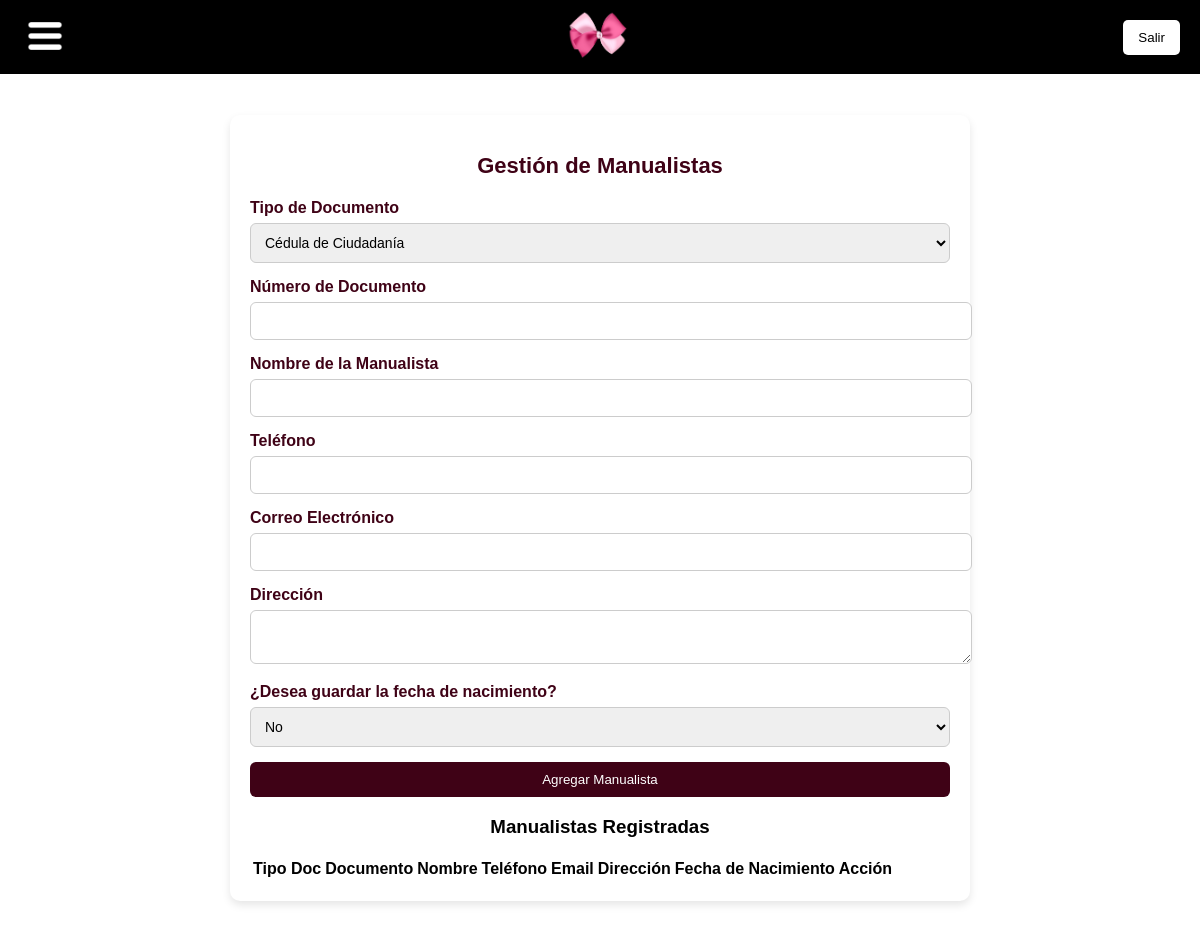
The page /manualistas/ on the database as committed earlier.
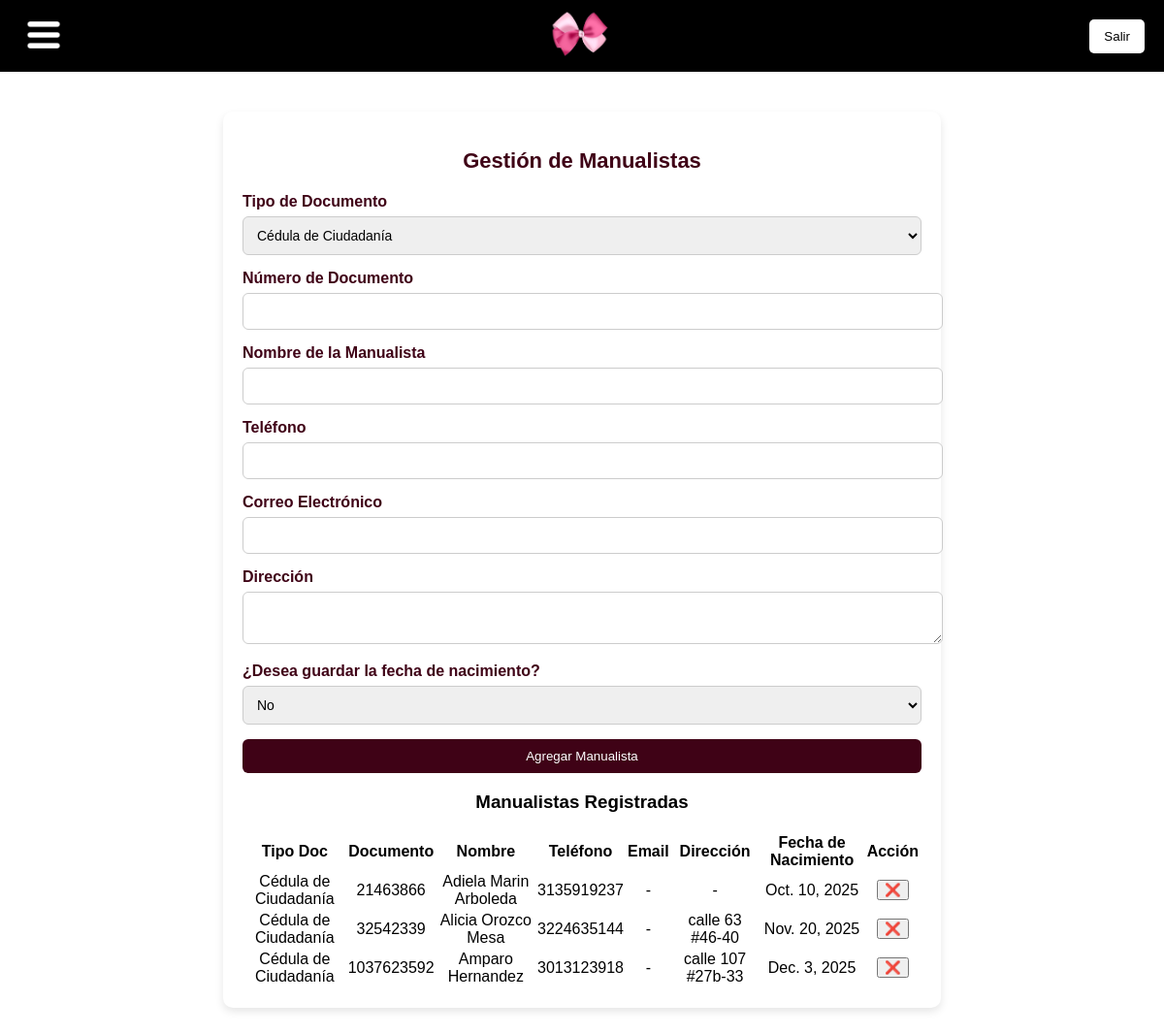
The same page on the database as committed later.
### app_alejandra/models.py (models this page shows, shortened)
class Manualista(models.Model):
    TIPOS_DOCUMENTO = [
        ('CC', 'Cédula de Ciudadanía'),
        ('NIT', 'Número de Identificación Tributaria'),
        ('CE', 'Cédula de Extranjería'),
        ('PAS', 'Pasaporte'),
    ]
    tipo_documento = models.CharField(max_length=3, choices=TIPOS_DOCUMENTO, default='CC')
    documento = models.CharField(max_length=50, unique=True)
    nombre = models.CharField(max_length=200, unique=True)
    telefono = models.CharField(max_length=15, blank=True, null=True)
    email = models.EmailField(blank=True, null=True)
    direccion = models.TextField(blank=True, null=True)
    fecha_nacimiento = models.DateField(blank=True, null=True)  # Campo opcional

### app_alejandra/views.py (the view, shortened to what this page needs)
# urls.py: path('manualistas/', views.manualista_view, name='manualistas'),
def manualista_view(request):
    manualistas = Manualista.objects.all()
    return render(request, 'manualistas.html', {'manualistas': manualistas})

### app_alejandra/templates/manualistas.html (shortened to what this page needs)
{% extends "base.html" %}
{% block content %}
<div class="form-container">
    <h2>Gestión de Manualistas</h2>
    <form method="POST">
        <div class="form-group">
            <label for="tipo_documento">Tipo de Documento</label>
            <select name="tipo_documento" required>
                <option value="CC">Cédula de Ciudadanía</option>
            </select>
        </div>
        <div class="form-group">
            <label for="documento">Número de Documento</label>
            <input type="text" name="documento" required>
        </div>
        <div class="form-group">
            <label for="nombre">Nombre de la Manualista</label>
            <input type="text" name="nombre" required>
        </div>
        <div class="form-group">
            <label for="telefono">Teléfono</label>
            <input type="text" name="telefono">
        </div>
        <div class="form-group">
            <label for="email">Correo Electrónico</label>
            <input type="email" name="email">
        </div>
        <div class="form-group">
            <label for="direccion">Dirección</label>
            <textarea name="direccion"></textarea>
        </div>
        <div class="form-group">
            <label for="guardar_fecha">¿Desea guardar la fecha de nacimiento?</label>
            <select id="guardar_fecha" onchange="toggleFechaNacimiento()">
                <option value="no">No</option>
            </select>
        </div>
        <div class="form-group">
            <button type="submit">Agregar Manualista</button>
        </div>
    </form>
    <h3>Manualistas Registradas</h3>
    <table>
        <thead>
            <tr>
                <th>Tipo Doc</th>
                <th>Documento</th>
                <th>Nombre</th>
                <th>Teléfono</th>
                <th>Email</th>
                <th>Dirección</th>
                <th>Fecha de Nacimiento</th>
                <th>Acción</th>
            </tr>
        </thead>
        <tbody>
            {% for manualista in manualistas %}
            <tr>
                <td>{{ manualista.get_tipo_documento_display }}</td>
                <td>{{ manualista.documento }}</td>
                <td>{{ manualista.nombre }}</td>
                <td>{{ manualista.telefono|default:"-" }}</td>
                <td>{{ manualista.email|default:"-" }}</td>
                <td>{{ manualista.direccion|default:"-" }}</td>
                <td>{{ manualista.fecha_nacimiento|default:"No registrada" }}</td>
                <td>
                    <form method="POST" action="{% url 'eliminar_manualista' manualista.id %}">
                        <button type="submit" class="delete-btn">❌</button>
                    </form>
                </td>
            </tr>
            {% endfor %}
        </tbody>
    </table>
</div>
{% endblock %}

### app_alejandra/templates/base.html (shortened to what this page needs)
<!DOCTYPE html>
<html lang="es">
<head>
    {% load static %}
</head>
<body>
    <div class="navbar">
        <button id="menu-button" style="border: none; background: none; padding: 0; cursor: pointer;">
            <img src="{% static 'images/menu_icon.png' %}" alt="menu">
        </button>
        <div class="logo-center">
            <img src="{% static 'images/logo.png' %}" alt="logo">
        </div>
        <button class="btn-logout" onclick="location.href='{% url 'logout' %}'">Salir</button>
    </div>
    <div class="background">
        <div class="content">
            {% block content %}{% endblock %}
        </div>
    </div>
</body>
</html>

### app_alejandra/templates/manualistas.html (style rules this page uses)
.form-container { max-width: 700px; margin: 20px auto; padding: 20px; background-color: white; border-radius: 10px; box-shadow: 0 4px 8px rgba(0, 0, 0, 0.1); text-align: center; }
.form-container h2 { color: #3F0216; font-size: 22px; margin-bottom: 20px; }
.form-group { margin-bottom: 15px; text-align: left; }
.form-group label { font-weight: bold; color: #3F0216; display: block; margin-bottom: 6px; }
.form-group input, .form-group select, .form-group textarea { width: 100%; padding: 10px; font-size: 14px; border: 1px solid #ccc; border-radius: 6px; }
.form-group button { background-color: #3F0216; color: white; border: none; border-radius: 6px; padding: 10px 20px; cursor: pointer; transition: background-color 0.3s ease; width: 100%; }

Rows that differ between the two databases and show on the page:
added Manualista: tipo_documento "Cédula de Ciudadanía", documento "21463866", nombre "Adiela Marin Arboleda", telefono "3135919237", email "-", direccion "-", fecha_nacimiento "Oct. 10, 2025"
added Manualista: tipo_documento "Cédula de Ciudadanía", documento "32542339", nombre "Alicia Orozco Mesa", telefono "3224635144", email "-", direccion "calle 63 #46-40", fecha_nacimiento "Nov. 20, 2025"
added Manualista: tipo_documento "Cédula de Ciudadanía", documento "1037623592", nombre "Amparo Hernandez", telefono "3013123918", email "-", direccion "calle 107 #27b-33", fecha_nacimiento "Dec. 3, 2025"
